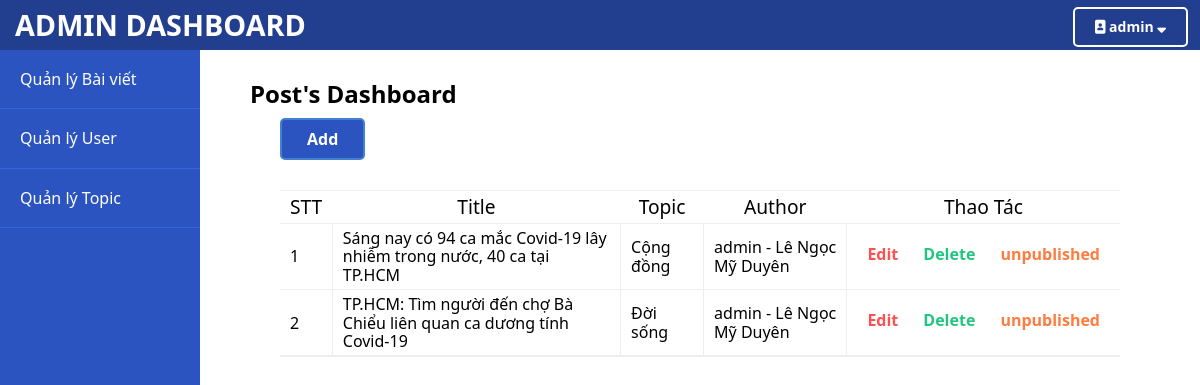
The page /admin/article/index.php (signed in) on the database as committed earlier.
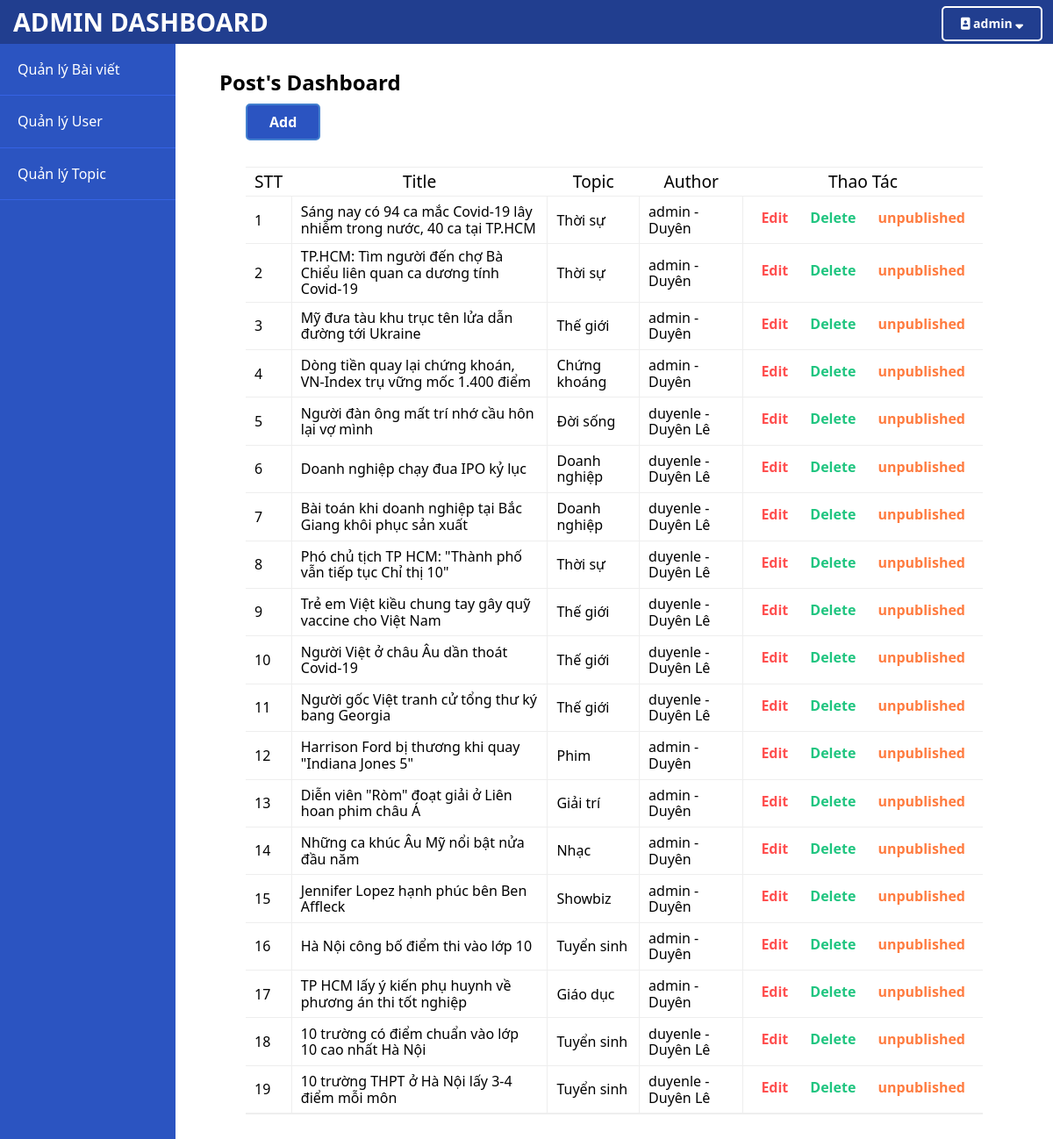
The same page on the database as committed later.
### tables this page shows
CREATE TABLE `posts` (
  `id` int(11) NOT NULL,
  `user_id` int(11) NOT NULL,
  `topic_id` int(11) NOT NULL,
  `title` varchar(255) NOT NULL,
  `content` text NOT NULL,
  `slug` varchar(255) NOT NULL,
  `image_path` varchar(255) NOT NULL,
  `IsPublished` tinyint(1) NOT NULL,
  `views` int(11) NOT NULL,
  `create_date` datetime NOT NULL DEFAULT current_timestamp(),
  `update_date` timestamp NOT NULL DEFAULT current_timestamp() ON UPDATE current_timestamp()
);

CREATE TABLE `topics` (
  `id` int(11) NOT NULL,
  `parent_topic_id` int(11) DEFAULT NULL,
  `name` varchar(255) NOT NULL
);

CREATE TABLE `users` (
  `id` int(11) NOT NULL,
  `email` varchar(255) NOT NULL,
  `username` varchar(255) NOT NULL,
  `password` varchar(255) NOT NULL,
  `fullname` varchar(255) NOT NULL,
  `role_id` int(11) NOT NULL,
  `verification_hash` varchar(255) NOT NULL,
  `IsActivated` tinyint(1) NOT NULL,
  `create_date` timestamp NOT NULL DEFAULT current_timestamp(),
  `update_date` timestamp NOT NULL DEFAULT current_timestamp() ON UPDATE current_timestamp()
);

### include/db-functions.php (called while the page is built, shortened)
<?php
require('config.php');
function GetAllPosts()
{
    global $conn;
    $sql = "SELECT * FROM posts";
    $result = mysqli_query($conn, $sql);
    $posts = mysqli_fetch_all($result, MYSQLI_ASSOC);
    $final = array();
    foreach ($posts as $post) {
        array_push($final, $post);
    }
    return $final;
}
function getTopicNameByID($id)
{
    if ($id !== null) {
        global $conn;
        $sql = "SELECT `name` FROM topics WHERE `id`=$id";
        $result = mysqli_query($conn, $sql);
        $final = mysqli_fetch_array($result);
        return $final['name'];
    }
}
function getUserById($id)
{
    global $conn;
    $sql = "SELECT * FROM users WHERE id = $id";
    $result = mysqli_query($conn, $sql);
    $final = mysqli_fetch_array($result);
    return $final;
}

### admin/article/index.php (the view, shortened to what this page needs)
<?php
require_once(ROOT_PATH . '/include/db-functions.php');
if (isset($_SESSION['user_id']) && $_SESSION['user_role_id'] !== 3) {
    ?>
<?php
include(ROOT_PATH . '/admin/include/head.php'); ?>
</head>
<body>
    <div class="admin-header">
        <div class="logo">
            <a href="<?php echo BASE_URL . "admin/dashboard.php"; ?>">ADMIN DASHBOARD</a>
        </div>
        <div class="menu">
            <ul id="main-menu">
                <li>
                    <a href="<?php echo BASE_URL . "profile.php" ?>" style="text-transform: none;"><span><i class="fas fa-portrait"></i></span> <?php echo $_SESSION['user_username'] ?> <span><i class="fas fa-sort-down"></i></span></a>
                </li>
            </ul>
        </div>
        </div>
    <div class="admin-wrap">
        <?php include(ROOT_PATH . '/admin/include/sidebar.php'); ?>
        <div class="admin-content">
            <h2 class="page-title">Post's Dashboard</h2>
            <div class="btn"><a href="add.php" class="add-btn">Add</a></div>
            <div class="content">
                <div class="post-table">
                    <table>
                        <thead>
                            <tr>
                                <th>STT</th>
                                <th>Title</th>
                                <th>Topic</th>
                                <?php if ($_SESSION['user_role_id'] === 1) { ?>
                                <th>Author</th>
                                <?php } ?>
                                <th>Thao Tác</th>
                            </tr>
                        </thead>
                        <tbody>
                            <?php
                            if ($_SESSION['user_role_id'] ===1) {
                                $posts = GetAllPosts();
                            } else {
                                $posts = getPostsOfAuthor($_SESSION['user_id']);
                            }
    $STT = 1;
    foreach ($posts as $post) {?>
                            <tr>
                                <td><?php echo $STT; ?></td>
                                <td class="post_title">
                                    <span style="font-weight: 500;"><?php echo $post['title']; ?></span>
                                </td>
                                <td class="topic_name">
                                    <?php echo getTopicNameByID($post['topic_id']); ?>
                                </td>
                                <?php if ($_SESSION['user_role_id'] === 1) {
        $user = getUserById($post['user_id']); ?>
                                    <td class="author">
                                    <?php echo $user['username']. ' - ' . $user['fullname']; ?>
                                    </td>
                                <?php
    }; ?>
                                <td class="thaotac">
                                    <div class="btn-group">
                                        <a href="edit.php?id=<?php echo $post['id']; ?>" class="edit-btn">Edit</a>
                                        <a href="index.php?delete_id=<?php echo $post['id']; ?>"
                                            class="delete-btn">Delete</a>
                                        <a href="index.php?PublishToggleId=<?php echo $post['id']; ?>&IsPublished=<?php echo($post['IsPublished'] ? 0 : 1) ?>" class="publish-btn">
                                        <?php echo(!$post['IsPublished'] ? 'published' : 'unpublished') ?>
                                        </a>
                                    </div>
                                </td>
                            </tr>
                            <?php
                        $STT++;
                        }; ?>
                        </tbody>
                    </table>
                </div>
            </div>
        </div>
    </div>
</body>
</html>
<?php
} else {
                            header('location: ' . BASE_URL);
                        }?>

Rows that differ between the two databases and show on the page:
changed posts "Sáng nay có 94 ca mắc Covid-19 lây nhiễm trong nước, 40 ca tại TP.HCM": topic.name "Cộng đồng" → "Thời sự"; user.fullname "Lê Ngọc Mỹ Duyên" → "Duyên"
changed posts "TP.HCM: Tìm người đến chợ Bà Chiểu liên quan ca dương tính Covid-19": topic.name "Đời sống" → "Thời sự"; user.fullname "Lê Ngọc Mỹ Duyên" → "Duyên"
added posts: title "Mỹ đưa tàu khu trục tên lửa dẫn đường tới Ukraine", topic.name "Thế giới", user.username "admin", user.fullname "Duyên", IsPublished "unpublished"
added posts: title "Dòng tiền quay lại chứng khoán, VN-Index trụ vững mốc 1.400 điểm", topic.name "Chứng khoáng", user.username "admin", user.fullname "Duyên", IsPublished "unpublished"
added posts: title "Người đàn ông mất trí nhớ cầu hôn lại vợ mình", topic.name "Đời sống", user.username "duyenle", user.fullname "Duyên Lê", IsPublished "unpublished"
added posts: title "Doanh nghiệp chạy đua IPO kỷ lục", topic.name "Doanh nghiệp", user.username "duyenle", user.fullname "Duyên Lê", IsPublished "unpublished"
added posts: title "Bài toán khi doanh nghiệp tại Bắc Giang khôi phục sản xuất", topic.name "Doanh nghiệp", user.username "duyenle", user.fullname "Duyên Lê", IsPublished "unpublished"
added posts: title "Phó chủ tịch TP HCM: \"Thành phố vẫn tiếp tục Chỉ thị 10\"", topic.name "Thời sự", user.username "duyenle", user.fullname "Duyên Lê", IsPublished "unpublished"
added posts: title "Trẻ em Việt kiều chung tay gây quỹ vaccine cho Việt Nam", topic.name "Thế giới", user.username "duyenle", user.fullname "Duyên Lê", IsPublished "unpublished"
added posts: title "Người Việt ở châu Âu dần thoát Covid-19", topic.name "Thế giới", user.username "duyenle", user.fullname "Duyên Lê", IsPublished "unpublished"
added posts: title "Người gốc Việt tranh cử tổng thư ký bang Georgia", topic.name "Thế giới", user.username "duyenle", user.fullname "Duyên Lê", IsPublished "unpublished"
added posts: title "Harrison Ford bị thương khi quay \"Indiana Jones 5\"", topic.name "Phim", user.username "admin", user.fullname "Duyên", IsPublished "unpublished"
added posts: title "Diễn viên \"Ròm\" đoạt giải ở Liên hoan phim châu Á", topic.name "Giải trí", user.username "admin", user.fullname "Duyên", IsPublished "unpublished"
added posts: title "Những ca khúc Âu Mỹ nổi bật nửa đầu năm", topic.name "Nhạc", user.username "admin", user.fullname "Duyên", IsPublished "unpublished"
added posts: title "Jennifer Lopez hạnh phúc bên Ben Affleck", topic.name "Showbiz", user.username "admin", user.fullname "Duyên", IsPublished "unpublished"
added posts: title "Hà Nội công bố điểm thi vào lớp 10", topic.name "Tuyển sinh", user.username "admin", user.fullname "Duyên", IsPublished "unpublished"
added posts: title "TP HCM lấy ý kiến phụ huynh về phương án thi tốt nghiệp", topic.name "Giáo dục", user.username "admin", user.fullname "Duyên", IsPublished "unpublished"
added posts: title "10 trường có điểm chuẩn vào lớp 10 cao nhất Hà Nội", topic.name "Tuyển sinh", user.username "duyenle", user.fullname "Duyên Lê", IsPublished "unpublished"
added posts: title "10 trường THPT ở Hà Nội lấy 3-4 điểm mỗi môn", topic.name "Tuyển sinh", user.username "duyenle", user.fullname "Duyên Lê", IsPublished "unpublished"
